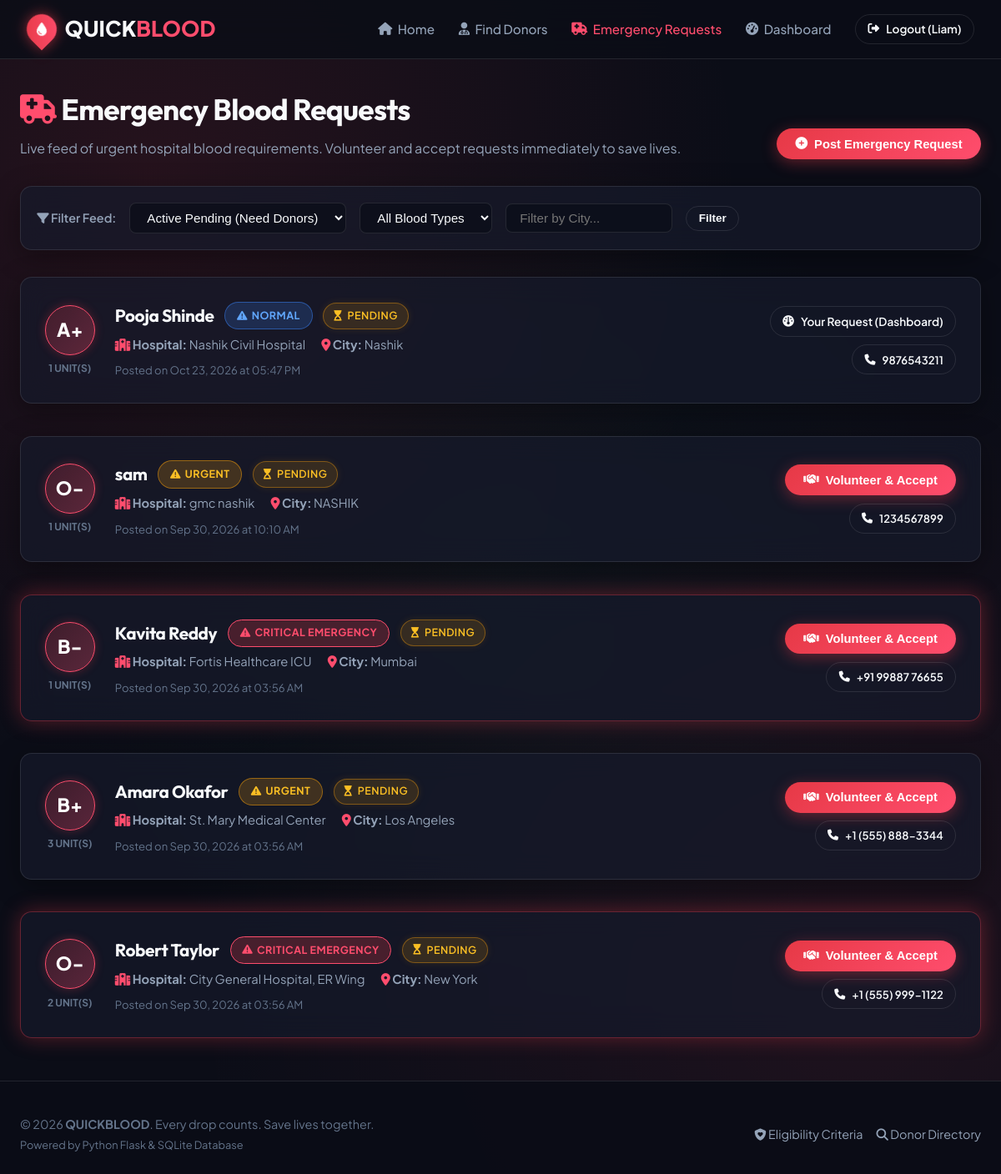
The app's page /requests (signed in) with its own data.
### app.py (models this page shows, shortened)
class User(db.Model):
    __tablename__ = 'users'
    id = db.Column(db.Integer, primary_key=True)
    name = db.Column(db.String(100), nullable=False)
    email = db.Column(db.String(120), unique=True, nullable=False)
    password_hash = db.Column(db.String(256), nullable=False)
    phone = db.Column(db.String(20), nullable=False)
    role = db.Column(db.String(20), nullable=False, default='Donor') # 'Donor', 'Receiver', 'Both'
    created_at = db.Column(db.DateTime, default=datetime.utcnow)
    donor_profile = db.relationship('DonorProfile', backref='user', uselist=False, cascade="all, delete-orphan")
    requests = db.relationship('BloodRequest', backref='requester', lazy=True, foreign_keys='BloodRequest.user_id')
    assigned_donations = db.relationship('BloodRequest', backref='assigned_donor', lazy=True, foreign_keys='BloodRequest.donor_id')
    donation_history = db.relationship('DonationRecord', backref='donor', lazy=True, foreign_keys='DonationRecord.donor_id', order_by='DonationRecord.donation_date.desc()')

class BloodRequest(db.Model):
    __tablename__ = 'blood_requests'
    id = db.Column(db.Integer, primary_key=True)
    user_id = db.Column(db.Integer, db.ForeignKey('users.id'), nullable=False) # Requester
    donor_id = db.Column(db.Integer, db.ForeignKey('users.id'), nullable=True) # Assigned Donor
    patient_name = db.Column(db.String(100), nullable=False)
    blood_group = db.Column(db.String(5), nullable=False)
    hospital_name = db.Column(db.String(150), nullable=False)
    city = db.Column(db.String(100), nullable=False)
    units_needed = db.Column(db.Integer, default=1)
    urgency = db.Column(db.String(20), default='Normal') # 'Normal', 'Urgent', 'Critical Emergency'
    contact_phone = db.Column(db.String(20), nullable=False)
    status = db.Column(db.String(30), default='Pending') # 'Pending', 'Accepted', 'Donation in Progress', 'Fulfilled', 'Cancelled', 'Rejected'
    donor_completed = db.Column(db.Boolean, default=False)
    donor_completed_at = db.Column(db.DateTime, nullable=True)
    accepted_at = db.Column(db.DateTime, nullable=True)
    fulfilled_at = db.Column(db.DateTime, nullable=True)
    cancelled_at = db.Column(db.DateTime, nullable=True)
    rejection_reason = db.Column(db.String(255), nullable=True)
    created_at = db.Column(db.DateTime, default=datetime.utcnow)
    donation_records = db.relationship('DonationRecord', backref='blood_request', lazy=True)
    @property
    def status_badge_class(self):
        mapping = {
            'Pending': 'status-pending',
            'Accepted': 'status-accepted',
            'Donation in Progress': 'status-in-progress',
            'Fulfilled': 'status-fulfilled',
            'Cancelled': 'status-cancelled',
            'Rejected': 'status-rejected'
        }
        return mapping.get(self.status, 'status-pending')
    @property
    def status_icon(self):
        mapping = {
            'Pending': 'fa-hourglass-start',
            'Accepted': 'fa-handshake',
            'Donation in Progress': 'fa-syringe',
            'Fulfilled': 'fa-circle-check',
            'Cancelled': 'fa-ban',
            'Rejected': 'fa-circle-xmark'
        }
        return mapping.get(self.status, 'fa-info-circle')

### app.py (the view)
@app.route('/requests')
def requests_feed():
    status_filter = request.args.get('status', 'Pending').strip()
    bg_filter = request.args.get('blood_group', '').strip()
    city_filter = request.args.get('city', '').strip()
    query = BloodRequest.query
    if status_filter and status_filter.lower() != 'all':
        if status_filter == 'Active':
            query = query.filter(BloodRequest.status.in_(['Pending', 'Accepted', 'Donation in Progress']))
        else:
            query = query.filter_by(status=status_filter)
    if bg_filter:
        query = query.filter_by(blood_group=bg_filter)
    if city_filter:
        query = query.filter(BloodRequest.city.ilike(f"%{city_filter}%"))
    requests_list = query.order_by(BloodRequest.created_at.desc()).all()
    cities = [c[0] for c in db.session.query(BloodRequest.city).distinct().order_by(BloodRequest.city).all()]
    return render_template(
        'requests.html',
        requests_list=requests_list,
        selected_status=status_filter,
        selected_bg=bg_filter,
        selected_city=city_filter,
        cities=cities
    )

### app.py (called while the page is built)
@app.context_processor
def inject_current_user():
    user = None
    if 'user_id' in session:
        user = User.query.get(session['user_id'])
    return dict(current_user=user)

### templates/requests.html (shortened to what this page needs)
{% extends 'base.html' %}
{% block content %}
<div style="display: flex; justify-content: space-between; align-items: flex-end; margin-bottom: 2rem; flex-wrap: wrap; gap: 1rem;">
    <div>
        <h1 style="font-size: 2.2rem; margin-bottom: 0.4rem;">
            <i class="fas fa-truck-medical" style="color:var(--accent-red);"></i> Emergency Blood Requests
        </h1>
        <p style="color: var(--text-secondary);">
            Live feed of urgent hospital blood requirements. Volunteer and accept requests immediately to save lives.
        </p>
    </div>
    <button class="btn btn-primary" data-modal-target="new-request-modal">
        <i class="fas fa-plus-circle"></i> Post Emergency Request
    </button>
</div>
<div class="glass-card" style="padding: 1.2rem; margin-bottom: 2rem;">
    <form action="{{ url_for('requests_feed') }}" method="GET" style="display: flex; gap: 1rem; flex-wrap: wrap; align-items: center;">
        <span style="font-weight: 600; color: var(--text-secondary); font-size: 0.9rem;"><i class="fas fa-filter"></i> Filter Feed:</span>
        <select name="status" class="form-control auto-submit" style="width: auto; padding: 0.5rem 1rem;">
            <option value="Pending" {% if selected_status == 'Pending' %}selected{% endif %}>Active Pending (Need Donors)</option>
        </select>
        <select name="blood_group" class="form-control auto-submit" style="width: auto; padding: 0.5rem 1rem;">
            <option value="">All Blood Types</option>
        </select>
        <input type="text" name="city" value="{{ selected_city }}" class="form-control" placeholder="Filter by City..." style="width: 200px; padding: 0.5rem 1rem;" list="req-cities-list">
        <button type="submit" class="btn btn-outline btn-sm">Filter</button>
    </form>
</div>
{% if requests_list %}
    <div style="display: flex; flex-direction: column; gap: 1.2rem;">
        {% for req in requests_list %}
            <div class="glass-card request-card {% if 'Critical' in req.urgency %}glass-card-glow{% endif %}">
                <div style="display: flex; flex-direction: column; align-items: center; justify-content: center; gap: 0.4rem;">
                    <span class="blood-pill blood-pill-lg">{{ req.blood_group }}</span>
                    <span style="font-size: 0.75rem; color: var(--text-muted); font-weight: 700;">
                        {{ req.units_needed }} UNIT(S)
                    </span>
                </div>
                <div>
                    <div style="display: flex; align-items: center; gap: 0.8rem; margin-bottom: 0.4rem; flex-wrap: wrap;">
                        <h3 style="font-size: 1.3rem; font-weight: 700;">{{ req.patient_name }}</h3>
                        <span class="urgency-badge urgency-{% if 'Critical' in req.urgency %}critical{% elif 'Urgent' in req.urgency %}urgent{% else %}normal{% endif %}">
                            <i class="fas fa-triangle-exclamation"></i> {{ req.urgency }}
                        </span>
                        <span class="status-badge {{ req.status_badge_class }}" style="font-size: 0.78rem;">
                            <i class="fas {{ req.status_icon }}"></i> {{ req.status }}
                        </span>
                    </div>
                    <div style="font-size: 0.92rem; color: var(--text-secondary); display: flex; flex-wrap: wrap; gap: 1.2rem; margin-bottom: 0.5rem;">
                        <span><i class="fas fa-hospital" style="color:var(--accent-red);"></i> <strong>Hospital:</strong> {{ req.hospital_name }}</span>
                        <span><i class="fas fa-location-dot" style="color:var(--accent-red);"></i> <strong>City:</strong> {{ req.city }}</span>
                    </div>
                    <div style="font-size: 0.82rem; color: var(--text-muted);">
                        Posted on {{ req.created_at.strftime('%b %d, %Y at %I:%M %p') }}
                    </div>
                </div>
                <div style="display: flex; flex-direction: column; gap: 0.6rem; align-items: flex-end;">
                    {% if req.status == 'Pending' %}
                        {% if current_user and current_user.donor_profile and current_user.id != req.user_id %}
                            <button class="btn btn-primary" data-modal-target="accept-modal-{{ req.id }}">
                                <i class="fas fa-handshake"></i> Volunteer & Accept
                            </button>
                        {% elif current_user and current_user.id == req.user_id %}
                            <a href="{{ url_for('dashboard') }}" class="btn btn-outline btn-sm">
                                <i class="fas fa-gauge"></i> Your Request (Dashboard)
                            </a>
                        {% else %}
                            <a href="{{ url_for('login') }}" class="btn btn-primary btn-sm">
                                <i class="fas fa-heart"></i> Volunteer to Donate
                            </a>
                        {% endif %}
                        <a href="tel:{{ req.contact_phone }}" class="btn btn-outline btn-sm" style="font-size: 0.82rem;">
                            <i class="fas fa-phone"></i> {{ req.contact_phone }}
                        </a>
                    {% elif req.status == 'Fulfilled' %}
                        <span class="status-badge status-fulfilled" style="padding: 0.5rem 1rem; font-size: 0.9rem;">
                            <i class="fas fa-check-circle"></i> Fulfilled
                        </span>
                    {% elif req.status == 'Cancelled' %}
                        <span class="status-badge status-cancelled" style="padding: 0.5rem 1rem; font-size: 0.85rem;">
                            <i class="fas fa-ban"></i> Cancelled
                        </span>
                    {% elif req.status == 'Rejected' %}
                        <span class="status-badge status-rejected" style="padding: 0.5rem 1rem; font-size: 0.85rem;">
                            <i class="fas fa-circle-xmark"></i> Rejected
                        </span>
                    {% endif %}
                </div>
            </div>
        {% endfor %}
    </div>
{% endif %}
{% endblock %}

### templates/base.html (shortened to what this page needs)
<!DOCTYPE html>
<html lang="en">
<head>
    <link rel="stylesheet" href="https://cdnjs.cloudflare.com/ajax/libs/font-awesome/6.4.0/css/all.min.css">
    <link rel="stylesheet" href="{{ url_for('static', filename='css/styles.css') }}">
</head>
<body>
    <nav class="navbar">
        <div class="nav-container">
            <a href="{{ url_for('index') }}" class="brand-logo">
                <div class="brand-drop-icon">
                    <i class="fas fa-droplet"></i>
                </div>
                <span>QUICK<span style="color: var(--accent-red);">BLOOD</span></span>
            </a>
            <ul class="nav-links">
                <li>
                    <a href="{{ url_for('index') }}" class="nav-link {% if request.endpoint == 'index' %}active{% endif %}">
                        <i class="fas fa-house"></i> Home
                    </a>
                </li>
                <li>
                    <a href="{{ url_for('donors') }}" class="nav-link {% if request.endpoint == 'donors' %}active{% endif %}">
                        <i class="fas fa-user-doctor"></i> Find Donors
                    </a>
                </li>
                <li>
                    <a href="{{ url_for('requests_feed') }}" class="nav-link {% if request.endpoint == 'requests_feed' %}active{% endif %}">
                        <i class="fas fa-truck-medical"></i> Emergency Requests
                    </a>
                </li>
                {% if current_user %}
                    <li>
                        <a href="{{ url_for('dashboard') }}" class="nav-link {% if request.endpoint == 'dashboard' %}active{% endif %}">
                            <i class="fas fa-gauge-high"></i> Dashboard
                        </a>
                    </li>
                    <li>
                        <a href="{{ url_for('logout') }}" class="btn btn-outline btn-sm">
                            <i class="fas fa-right-from-bracket"></i> Logout ({{ current_user.name.split(' ')[0] }})
                        </a>
                    </li>
                {% endif %}
            </ul>
        </div>
    </nav>
    <main class="main-wrapper">
        {% block content %}{% endblock %}
    </main>
    <footer class="footer">
        <div class="footer-content">
            <div>
                <p>&copy; 2026 <strong>QUICKBLOOD</strong>. Every drop counts. Save lives together.</p>
                <p style="font-size:0.8rem; color: var(--text-muted); margin-top:0.2rem;">Powered by Python Flask & SQLite Database</p>
            </div>
            <div style="display:flex; gap:1rem;">
                <a href="#" data-modal-target="eligibility-modal" style="color:var(--text-secondary);"><i class="fas fa-shield-heart"></i> Eligibility Criteria</a>
                <a href="{{ url_for('donors') }}" style="color:var(--text-secondary);"><i class="fas fa-search"></i> Donor Directory</a>
            </div>
        </div>
    </footer>
</body>
</html>

### records on screen
User: name "Liam"
BloodRequest: blood_group "A+", units_needed "1", patient_name "Pooja Shinde", urgency "NORMAL", status "PENDING", hospital_name "Nashik Civil Hospital", city "Nashik", created_at "Oct 23, 2026 at 05:47 PM", contact_phone "9876543211"
BloodRequest: blood_group "O-", units_needed "1", patient_name "sam", urgency "URGENT", status "PENDING", hospital_name "gmc nashik", city "NASHIK", created_at "Sep 30, 2026 at 10:10 AM", contact_phone "1234567899"
BloodRequest: blood_group "B-", units_needed "1", patient_name "Kavita Reddy", urgency "CRITICAL EMERGENCY", status "PENDING", hospital_name "Fortis Healthcare ICU", city "Mumbai", created_at "Sep 30, 2026 at 03:56 AM", contact_phone "+91 99887 76655"
BloodRequest: blood_group "B+", units_needed "3", patient_name "Amara Okafor", urgency "URGENT", status "PENDING", hospital_name "St. Mary Medical Center", city "Los Angeles", created_at "Sep 30, 2026 at 03:56 AM", contact_phone "+1 (555) 888-3344"
BloodRequest: blood_group "O-", units_needed "2", patient_name "Robert Taylor", urgency "CRITICAL EMERGENCY", status "PENDING", hospital_name "City General Hospital, ER Wing", city "New York", created_at "Sep 30, 2026 at 03:56 AM", contact_phone "+1 (555) 999-1122"
